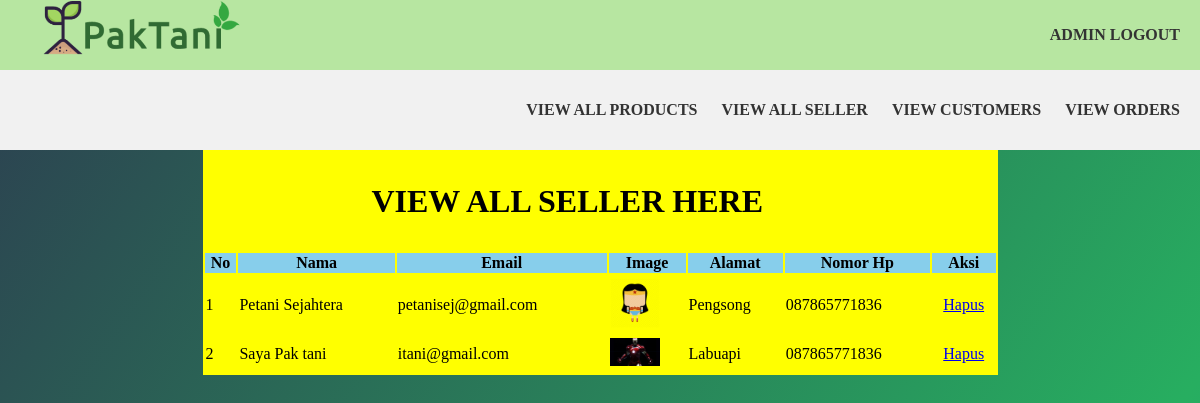
Screenshot of /VIEW/USER/ADMIN/view_seller.php (signed in) with the database file from the repository.
### tables this page shows
CREATE TABLE `petani` (
  `id_petani` int(11) NOT NULL,
  `nama` varchar(255) NOT NULL,
  `password` varchar(255) NOT NULL,
  `alamat` varchar(255) NOT NULL,
  `no_hp` varchar(255) NOT NULL,
  `email` varchar(255) NOT NULL,
  `gambar` varchar(255) NOT NULL,
  `id_admin` int(11) NOT NULL
);

### CONTROLLER/action_admin.php (called while the page is built, shortened)
<?php
$conn = mysqli_connect("localhost", "root", "", "petanidb");
function thisquery($query)
{
    global $conn;
    $result = mysqli_query($conn, $query);
    $rows  = [];
    while ($row = mysqli_fetch_assoc($result)) {
        $rows[] = $row;
    }
    return $rows;
}

### VIEW/USER/ADMIN/view_seller.php (the view, shortened to what this page needs)
<?php
include '../../../CONTROLLER/action_admin.php';
$data = thisquery("SELECT * FROM petani");
?>
<!DOCTYPE html>
<html>
<head>
  <link rel="stylesheet" href="../../CSS/main.css">
  <link rel="stylesheet" href="https://use.fontawesome.com/releases/v5.8.2/css/all.css">
</head>
<body>
  <div class="subnavbar">
    <div class="logo">
    </div>
    <div class="menu">
      <a href="../../../CONTROLLER/logout.php">Admin Logout</a>
    </div>
  </div>
  <div class="navbar">
    <div class="menu">
      <a href="view_product.php">View All Products</a>
      <a href="view_seller.php">View All Seller</a>
      <a href="view_customers.php">View Customers</a>
      <a href="view_orders.php">View Orders</a>
    </div>
  </div>
  <table width="795" align="center" bgcolor="yellow">
    <tr align="center">
      <td colspan="6">
        <h2>View All Seller Here</h2>
      </td>
    </tr>
    <tr align="center" bgcolor="skyblue">
      <th>No</th>
      <th>Nama</th>
      <th>Email</th>
      <th>Image</th>
      <th>Alamat</th>
      <th>Nomor Hp</th>
      <th>Aksi</th>
    </tr>
      <?php $i = 1; ?>
      <?php foreach ($data as $dt) : ?>
      <td><?php echo $i ?></td>
      <td><?php echo $dt["nama"] ?></td>
      <td><?php echo $dt["email"] ?></td>
      <td><img src="../../IMAGE/images_petani/<?php echo $dt["gambar"] ?>" class="tes" width="50"></td>
      <td><?php echo $dt["alamat"] ?></td>
      <td><?php echo $dt["no_hp"] ?></td>
      <td>
        <center>
          <a href="../../../CONTROLLER/admin_hapuspetani.php?id=<?php echo $dt["id_petani"] ?>" onclick="return confirm('Apakah Yakin Akan Menghapus Data ini?')">Hapus</a>
        </center>
      </td>
        <?php $i++; ?>
      <?php endforeach; ?>
  </table>
</body>
</html>

### VIEW/CSS/main.css (style rules this page uses)
body { margin: 0; padding: 0; font-family: "montserrat"; background-image: linear-gradient(125deg, #2c3e50, #27ae60, #2980b9, #e74c3c, #8e44ad); background-size: 400% 400%; animation: bganimation 15s infinite; }
h2 { color: BLACK; text-align: center; font-family: "montserrat"; text-transform: uppercase; margin: 30px 0; font-size: 32px; }
.subnavbar { position: relative; height: 70px; overflow: hidden; top: 0; display: flex; align-items: center; background: #b7e6a1; width: 100%; }
.navbar { position: relative; height: 80px; overflow: hidden; top: 0; display: flex; align-items: center; background: #f1f1f1; width: 100%; }
.logo { background: url(../IMAGE/logo.png) no-repeat 50% 50%; background-size: contain; width: 220px; height: 200px; float: left; margin-left: 20px; }
.menu { position: absolute; right: 20px; }
.menu a { color: #333; text-decoration: none; font-weight: 700; margin-left: 20px; transition: color 0.3s; text-transform: uppercase; }

### rows the page displays
petani: nama "Petani Sejahtera", email "petanisej@gmail.com", gambar (picture), alamat "Pengsong", no_hp "087865771836"
petani: nama "Saya Pak tani", email "itani@gmail.com", gambar (picture), alamat "Labuapi", no_hp "087865771836"
